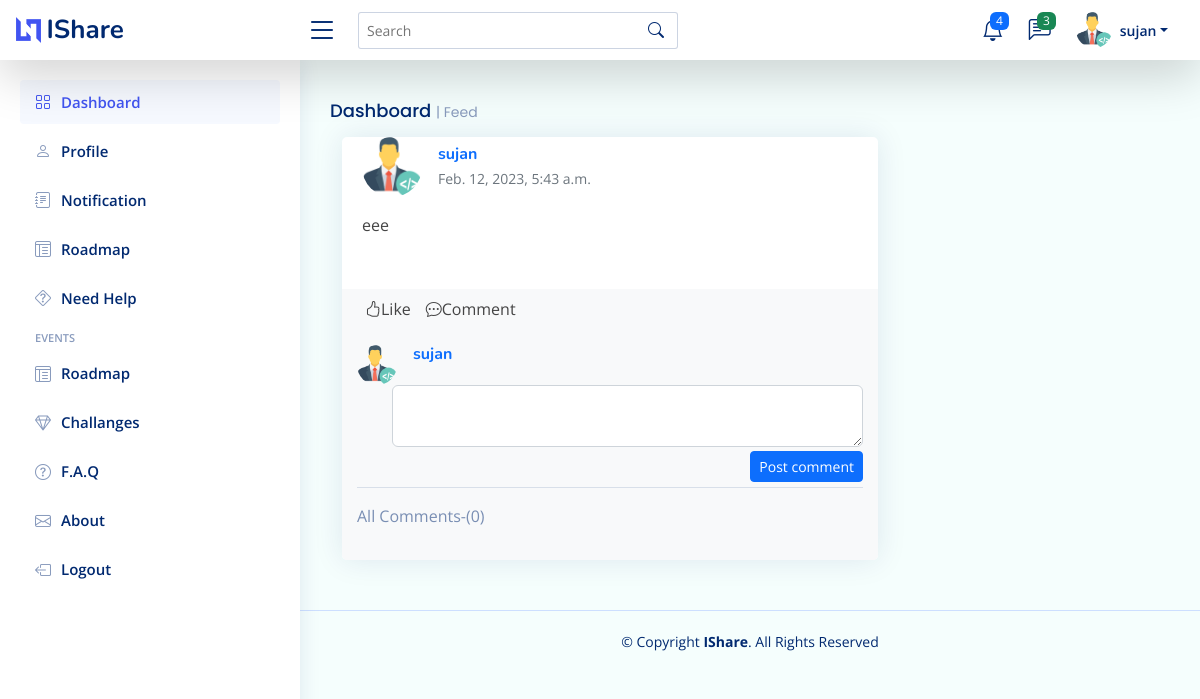
The app's page /commentPost/2/ (signed in) with its own data.
### App/models.py (models this page shows, shortened)
class Post(models.Model):
    username = models.ForeignKey(User, on_delete=models.CASCADE)
    createdTime = models.DateTimeField(
        auto_now_add=True, auto_now=False, blank=False)
    modifyTime = models.DateTimeField(
        auto_now_add=False, auto_now=True, blank=False)
    postData = models.TextField(null=False, blank=False)

### App/views.py (the view, shortened to what this page needs)
# urls.py: path('commentPost/<int:post_id>/', views.commentPost, name='commentPost'),
@login_required(login_url='login')
def commentPost(request, post_id):
    user = User.objects.all()
    post = Post.objects.get(id=post_id)
    comments = LikeComment.objects.all().order_by('-commentTime')
    context = {
        'comments': comments,
        'post': post,
        'user': user,
    }
    return render(request, 'App/commentPost.html', context)

### App/templates/App/commentPost.html (shortened to what this page needs)
{% extends 'App/dashboard.html' %} {% load static %} {% block body %}
<h5 class="card-title">Dashboard <span>| Feed</span></h5>
<section>
	<div class="container">
		<div class="row d-flex">
			<div class="col-md-10 col-lg-10 col-xl-8">
				<div class="card">
					<div class="card-body">
						<div class="d-flex flex-start align-items-center">
							<img class="rounded-circle shadow-1-strong me-3" src="{%static 'assets/img/default_profile_pic.png'  %}"  alt="avatar" width="60" height="60" />
							<div>
								<h6 class="fw-bold text-primary mb-1">{{post.username}}</h6>
								<p class="text-muted small mb-0">{{post.createdTime}}</p>
							</div>
						</div>
						<p class="mt-3 mb-4 pb-2">{{post.postData}}</p>
					</div>
					<div class="row" style="background-color: #f8f9fa; margin: 0; padding-left: 5px">
						<div class="col-2 p-2 d-flex" style="padding-left: 5px"><i class="bi bi-hand-thumbs-up" style="padding-left: 10px"></i>Like <i class="bi bi-chat-dots" style="padding-left: 15px"></i>Comment</div>
					</div>
					<div class="card-footer py-3 border-0" style="background-color: #f8f9fa">
						<div class="d-flex flex-start w-100">
							<img class="rounded-circle shadow-1-strong me-3" src="{%static 'assets/img/default_profile_pic.png'  %}" alt="avatar" width="40" height="40" />
							<div>
								<h6 class="fw-bold text-primary mb-1">{{request.user}}</h6>
							</div>
						</div>
						<form method="POST">
							<div class="form-outline w-100" style="padding-left: 7%">
								<textarea class="form-control" id="textAreaExample" name="newComment" rows="2" style="background: #fff"></textarea>
							</div>
							<div class="float-end" style="margin-top: -20px">
								<button type="submit" class="btn btn-primary btn-sm">Post comment</button>
							</div>
						</form>
						<hr />
						<p>All Comments-({{comments.count}})</p>
					</div>
				</div>
			</div>
		</div>
	</div>
</section>
{% endblock %}

### App/templates/App/dashboard.html (shortened to what this page needs)
{% load static %}
<!DOCTYPE html>
<html lang="en">
	<head>
		<link href="{% static 'assets/vendor/bootstrap/css/bootstrap.min.css'%}" rel="stylesheet" />
		<link href="{% static 'assets/vendor/bootstrap-icons/bootstrap-icons.css'%}" rel="stylesheet" />
		<link href="{% static 'assets/vendor/boxicons/css/boxicons.min.css'%}" rel="stylesheet" />
		<link href="{% static 'assets/vendor/quill/quill.snow.css'%}" rel="stylesheet" />
		<link href="{% static 'assets/vendor/quill/quill.bubble.css'%}" rel="stylesheet" />
		<link href="{% static 'assets/vendor/remixicon/remixicon.css'%}" rel="stylesheet" />
		<link href="{% static 'assets/vendor/simple-datatables/style.css'%}" rel="stylesheet" />
		<link href="{% static 'assets/css/dashboard.css' %}" rel="stylesheet" />
	</head>
	<body>
		<header id="header" class="header fixed-top d-flex align-items-center shadow-lg p-3 mb-5 bg-body">
			<div class="d-flex align-items-center justify-content-between">
				<a href="/" class="logo d-flex align-items-center">
					<img src="{% static 'assets/img/logo.png'%}" alt="" />
					<span class="d-none d-lg-block">IShare</span>
				</a>
				<i class="bi bi-list toggle-sidebar-btn"></i>
			</div>
			<div class="search-bar">
				<form class="search-form d-flex align-items-center" method="POST" action="#">
					<input type="text" name="query" placeholder="Search" title="Enter search keyword" />
					<button type="submit" title="Search" class="rounded"><i class="bi bi-search"></i></button>
				</form>
			</div>
			<nav class="header-nav ms-auto">
				<ul class="d-flex align-items-center">
					<li class="nav-item dropdown">
						<a class="nav-link nav-icon" href="#" data-bs-toggle="dropdown">
							<i class="bi bi-bell"></i>
							<span class="badge bg-primary badge-number">4</span> </a
						>
					</li>
					<li class="nav-item dropdown">
						<a class="nav-link nav-icon" href="#" data-bs-toggle="dropdown">
							<i class="bi bi-chat-left-text"></i>
							<span class="badge bg-success badge-number">3</span> </a
						>
					</li>
					<li class="nav-item dropdown pe-3">
						<a class="nav-link nav-profile d-flex align-items-center pe-0" href="#" data-bs-toggle="dropdown">
							<img src="{% static 'assets/img/default_profile_pic.png'%}" alt="Profile" class="rounded-circle" />
							<span class="d-none d-md-block dropdown-toggle ps-2">{{request.user}}</span> </a
						>
					</li>
				</ul>
			</nav>
		</header>
		<aside id="sidebar" class="sidebar">
			<ul class="sidebar-nav" id="sidebar-nav">
				<li class="nav-item">
					<a class="nav-link" href="/">
						<i class="bi bi-grid"></i>
						<span>Dashboard</span>
					</a>
				</li>
				<li class="nav-item">
					<a class="nav-link collapsed" href="{% url 'profile' %}">
						<i class="bi bi-person"></i>
						<span>Profile</span>
					</a>
				</li>
				<li class="nav-item">
					<a class="nav-link collapsed" href="{% url 'notification' %}"> <i class="bi bi-journal-text"></i><span>Notification</span></a>
				</li>
				<li class="nav-item">
					<a class="nav-link collapsed" href="{% url 'roadmap' %}"> <i class="bi bi-layout-text-window-reverse"></i><span>Roadmap</span></a>
				</li>
				<li class="nav-item">
					<a class="nav-link collapsed" href="{% url 'help' %}">
						<i class="bi bi-question-diamond"></i>
						<span>Need Help</span>
					</a>
				</li>
				<li class="nav-heading">Events</li>
				<li class="nav-item">
					<a class="nav-link collapsed" href="{% url 'roadmap' %}"> <i class="bi bi-layout-text-window-reverse"></i><span>Roadmap</span></a>
				</li>
				<li class="nav-item">
					<a class="nav-link collapsed" href="{% url 'challange' %}">
						<i class="bi bi-gem"></i>
						<span>Challanges</span>
					</a>
				</li>
				<li class="nav-item">
					<a class="nav-link collapsed" href="{% url 'frequently' %}">
						<i class="bi bi-question-circle"></i>
						<span>F.A.Q</span>
					</a>
				</li>
				<li class="nav-item">
					<a class="nav-link collapsed" href="{% url 'about' %}">
						<i class="bi bi-envelope"></i>
						<span>About</span>
					</a>
				</li>
				<li class="nav-item">
					<a class="nav-link collapsed" href="{% url 'logout' %}">
						<i class="bi bi-box-arrow-left"></i>
						<span>Logout</span>
					</a>
				</li>
			</ul>
		</aside>
		<main id="main" class="main">
			{% block body %} {% include 'App/post.html' %} {% endblock %}
		</main>
		<footer id="footer" class="footer">
			<div class="copyright">
				&copy; Copyright <strong><span>IShare</span></strong
				>. All Rights Reserved
			</div>
		</footer>
	</body>
</html>

### App/static/assets/css/dashboard.css (style rules this page uses)
:root { scroll-behavior: smooth; }
body { font-family: "Open Sans", sans-serif; background-color: #F5FEFD; color: #444444; }
a { color: #4154f1; text-decoration: none; }
h1, h2, h3, h4, h5, h6 { font-family: "Nunito", sans-serif; }
#main { margin-top: 60px; padding: 20px 30px; transition: all 0.3s; }
.card { margin-bottom: 30px; border: none; border-radius: 5px; box-shadow: 0px 0 30px rgba(1, 41, 112, 0.1); }
.card-header, .card-footer { border-color: #ebeef4; background-color: #fff; color: #798eb3; padding: 15px; }
.card-title { padding: 20px 0 15px 0; font-size: 18px; font-weight: 500; color: #012970; font-family: "Poppins", sans-serif; }
.card-title span { color: #899bbd; font-size: 14px; font-weight: 400; }
.card-body { padding: 0 20px 20px 20px; }
.logo { line-height: 1; }
@media (min-width: 1200px) { .logo { width: 280px; } }
.logo img { max-height: 26px; margin-right: 6px; }
.logo span { font-size: 26px; font-weight: 700; color: #012970; font-family: "Nunito", sans-serif; }
.header { transition: all 0.5s; z-index: 997; height: 60px; box-shadow: 0px 2px 20px rgba(1, 41, 112, 0.1); background-color: #fff; padding-left: 20px; }
.header .toggle-sidebar-btn { font-size: 32px; padding-left: 10px; cursor: pointer; color: #012970; }
.header .search-bar { min-width: 360px; padding: 0 20px; }
.header .search-form { width: 100%; }
.header .search-form input { border: 0; font-size: 14px; color: #012970; border: 1px solid rgba(1, 41, 112, 0.2); padding: 7px 38px 7px 8px; border-radius: 3px; transition: 0.3s; width: 100%; }
.header .search-form button { border: 0; padding: 0; margin-left: -30px; background: none; }
.header .search-form button i { color: #012970; }
.header-nav ul { list-style: none; }
.header-nav>ul { margin: 0; padding: 0; }
.header-nav .nav-icon { font-size: 22px; color: #012970; margin-right: 25px; position: relative; }
.header-nav .nav-profile { color: #012970; }
.header-nav .nav-profile img { max-height: 36px; }
.header-nav .nav-profile span { font-size: 14px; font-weight: 600; }
.header-nav .badge-number { position: absolute; inset: -2px -5px auto auto; font-weight: normal; font-size: 12px; padding: 3px 6px; }
.sidebar { position: fixed; top: 60px; left: 0; bottom: 0; width: 300px; z-index: 996; transition: all 0.3s; padding: 20px; overflow-y: auto; scrollbar-width: thin; scrollbar-color: #aab7cf transparent; box-shadow: 0px 0px 20px rgba(1, 41, 112, 0.1); background-color: #fff; }
@media (min-width: 1200px) { #main, #footer { margin-left: 300px; } }
.sidebar-nav { padding: 0; margin: 0; list-style: none; }
.sidebar-nav li { padding: 0; margin: 0; list-style: none; }
.sidebar-nav .nav-item { margin-bottom: 5px; }
.sidebar-nav .nav-heading { font-size: 11px; text-transform: uppercase; color: #899bbd; font-weight: 600; margin: 10px 0 5px 15px; }
.sidebar-nav .nav-link { display: flex; align-items: center; font-size: 15px; font-weight: 600; color: #4154f1; transition: 0.3; background: #f6f9ff; padding: 10px 15px; border-radius: 4px; }
.sidebar-nav .nav-link i { font-size: 16px; margin-right: 10px; color: #4154f1; }
.sidebar-nav .nav-link.collapsed { color: #012970; background: #fff; }
.sidebar-nav .nav-link.collapsed i { color: #899bbd; }
.footer { padding: 20px 0; font-size: 14px; transition: all 0.3s; border-top: 1px solid #cddfff; }
.footer .copyright { text-align: center; color: #012970; }

### records on screen
Post: username "sujan", createdTime "Feb. 12, 2023, 5:43 a.m.", postData "eee"

### other values on screen
{{ request.user }} "sujan"
{{ comments.count }} "0"
